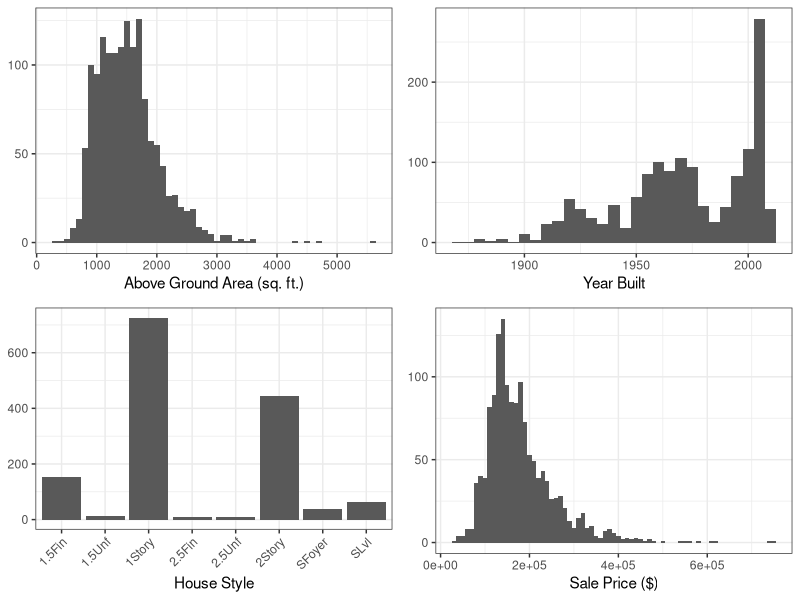
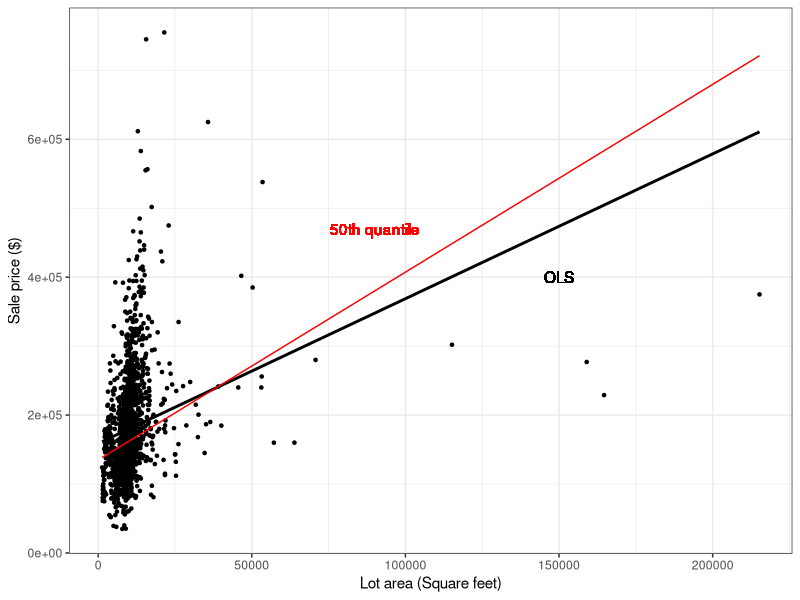
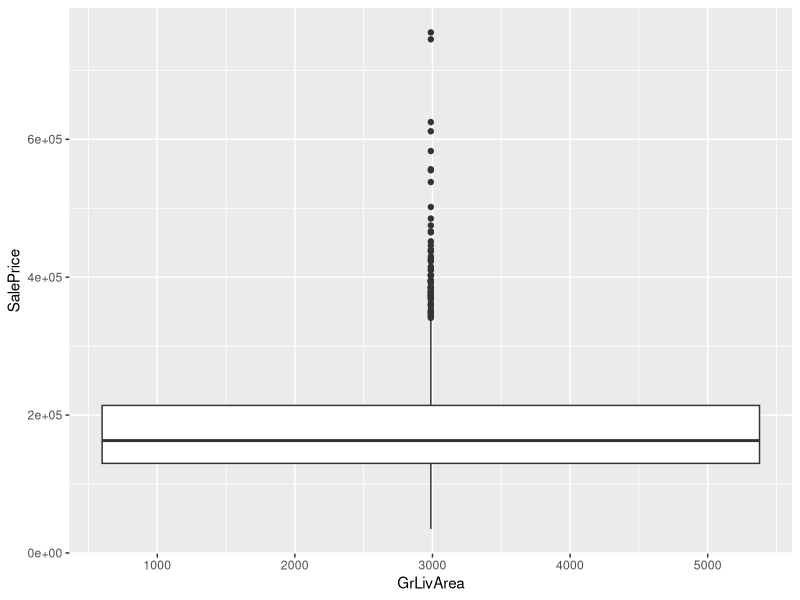
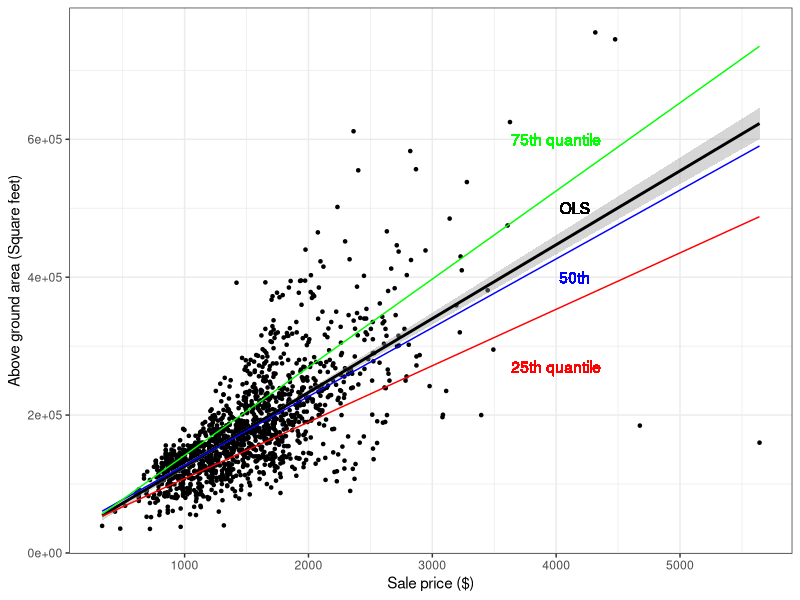

Here is the R script that generated these plots, in order:
## ---- chunk 1
# installing/loading the package:
# if(!require(installr)) {
#   install.packages("installr"); 
#   require(installr)
# } #load / install+load installr
# # using the package:
# updateR()

# install.packages('rmarkdown')
# install.packages("quantreg")
library("quantreg")
#library(sjPlot)
library(haven)
library(gridExtra)
library(tidyverse)
library(Metrics)
#library(equatiomatic)
#library(fastDummies)
#library(pscl)

#library(gsheet)
#library(brant)
#library(MASS)
#library(lmtest)
#library(reshape2)

#library(nnet)
#library(AER)
#library(boot)

#library(asaur)

## ---- chunk 2
df <- read.csv("TrainData.csv") |>
  na.omit() |>
  distinct()

## ---- chunk 3
suppressWarnings({

p1 <- df |> ggplot(aes(x = GrLivArea)) +
  geom_histogram(binwidth = 100) +
  theme_bw() +
  ylab(NULL) +
  xlab("Above Ground Area (sq. ft.)")

p2 <- df |> ggplot(aes(x = YearBuilt)) +
  geom_histogram(binwidth = 5) +
  theme_bw() +
  ylab(NULL) +
  xlab("Year Built")

p3 <- df |> ggplot(aes(x = HouseStyle)) +
  geom_histogram(stat="count") +
  theme_bw() +
  theme(axis.text.x = element_text(angle = 45, hjust = 1)) +
  ylab(NULL) +
  xlab("House Style")

p4 <- df |> ggplot(aes(x = SalePrice)) +
  geom_histogram(binwidth = 10000) +
  theme_bw() +
  ylab(NULL) +
  xlab("Sale Price ($)")

grid.arrange(p1, p2, p3, p4, nrow = 2)
                 
})
## ---- chunk 4

df |> ggplot(aes(y = SalePrice, x = LotArea)) +
  geom_point(size = 0.9) +
  geom_smooth(method = lm, se = F, color = "black") +
  geom_text(aes(y = 400000, x = 150000, label = "OLS"), color="black") + 
  geom_quantile(quantiles=0.5, color="red") + 
  geom_text(aes(y = 470000, x = 90000, label = "50th quantile"), color="red") + 
  ylab("Sale price ($)") +
  xlab("Lot area (Square feet)") +
  theme_bw()

df |> ggplot(aes(y = SalePrice, x = GrLivArea)) +
  geom_boxplot()

df |> ggplot(aes(y = SalePrice, x = GrLivArea)) +
  geom_point(size = 0.9) +
  stat_smooth(method = lm, color = "black") +
  geom_text(aes(x = 4150, y = 500000, label = "OLS"), color="black") + 
  geom_quantile(quantiles=0.25, color="red") + 
  geom_text(aes(x = 4000, y = 270000, label = "25th quantile"), color="red") + 
  geom_quantile(quantiles=0.5, color="blue") + 
  geom_text(aes(x = 4150, y = 400000, label = "50th"), color="blue") + 
  geom_quantile(quantiles=0.75, color="green") + 
  geom_text(aes(x = 4000, y = 600000, label = "75th quantile"), color="green") + 
  xlab("Sale price ($)") +
  ylab("Above ground area (Square feet)") +
  theme_bw()
## ---- chunk 5
qr50 = rq(data=df, SalePrice ~ GrLivArea + LotArea + TotRmsAbvGrd + as.factor(LotShape) + as.factor(Foundation), tau=0.5)
qr50_summary = summary(qr50)
qr50_summary
## ---- chunk 6
ols = lm(data=df, SalePrice ~ GrLivArea + LotArea + TotRmsAbvGrd + as.factor(LotShape) + as.factor(Foundation))
ols_summary = summary(ols)
ols_summary
## ---- chunk 7
olsMae = mae(predict(ols), df$SalePrice)
olsMae
Qr50Mae = mae(predict(qr50), df$SalePrice)
Qr50Mae
## ---- chunk 8
olsRmse = rmse(predict(ols), df$SalePrice)
olsRmse
Qr50Rmse = rmse(predict(qr50), df$SalePrice)
Qr50Rmse
## ---- chunk 9
# anova(ols)
# anova.rq(qr50)

ols_summary$df[2]
qr50_summary$rdf
## ---- chunk 10
# Min OLS error
format(round(min(ols_summary$residuals), digits=0), scientific=F)
# Absolute min OLS error
format(round(min(abs(ols_summary$residuals)), digits=0), scientific=F)
# Max OLS error
format(round(max(ols_summary$residuals), digits=0), scientific=F)
# Absolute max OLS error
format(round(max(abs(ols_summary$residuals)), digits=0), scientific=F)
# Min QR 50th error
format(round(min(qr50_summary$residuals), digits=0), scientific=F)
# Absolute min QR 50th error
format(round(min(abs(qr50_summary$residuals)), digits=0), scientific=F)
# Max QR 50th error
format(round(max(qr50_summary$residuals), digits=0), scientific=F)
# Absolute max QR 50th error
format(round(max(abs(qr50_summary$residuals)), digits=0), scientific=F)
